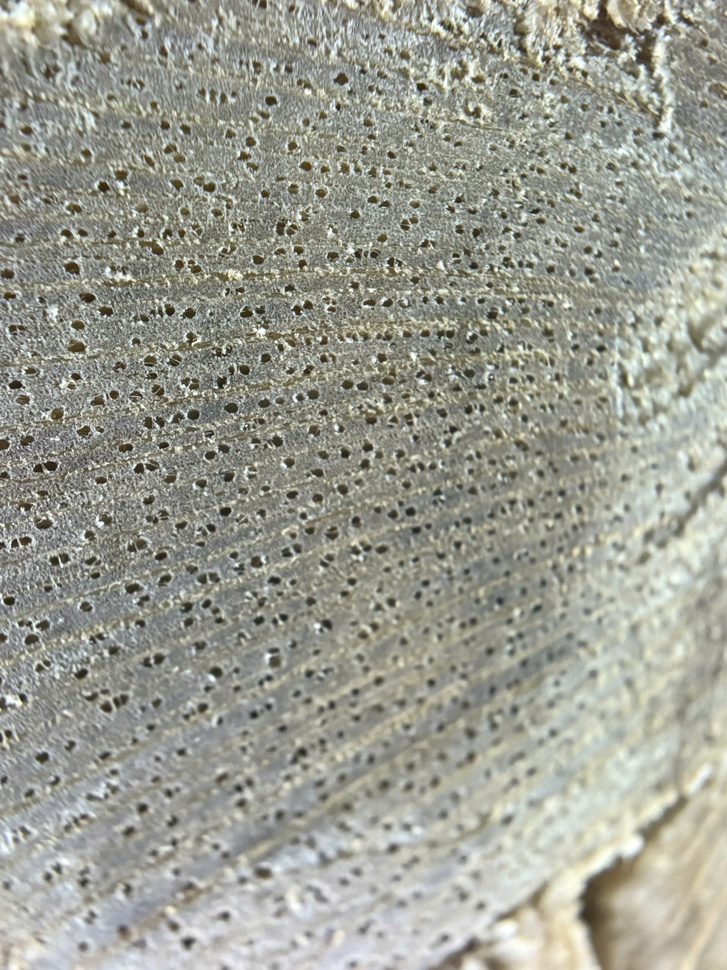
#> input picture Go_that/Gioi/z6972601689559_91deaf56d18dea79d4ba003345b29227.jpg, 727 x 970 px, shrunk from 1920 x 2560 before the run; its folder holds only this picture in this run
$ python test1.py   (older library calls are emulated)
#> lines starting #> are read from the running program, lines starting #| are printed output that depends on the picture
#> in imread_unicode, returned value is the input picture: shape (970, 727, 3); mean B, G, R 146.2, 157, 155.7
# Duyệt toàn bộ ảnh trong thư mục.
# Tính độ nét (blur score) với 1 ngưỡng duy nhất (THRESHOLD, mặc định 32).
# Chuyển ảnh rõ (score ≥ THRESHOLD) sang thư mục mới data_netro/<tên class> (copy ảnh).
# In danh sách ảnh mờ ra file blurry_images.txt

import os
import cv2
import shutil
import numpy as np
from tqdm import tqdm

CLASS_FOLDER = r"C:\WoodAI\data\data_train\Gioi"
TARGET_ROOT = r"C:\WoodAI\data\data_blur"
THRESHOLD = 7
CROP_SIZE = 300

def get_blur_score(image, crop_size=CROP_SIZE):
#> called with crop_size = 300
    h, w = image.shape[:2]
#> h = 970; w = 727
    if h < crop_size or w < crop_size:
        return 0.0
    x = (w - crop_size) // 2
#> x = 213
    y = (h - crop_size) // 2
#> y = 335
    crop = image[y:y+crop_size, x:x+crop_size]
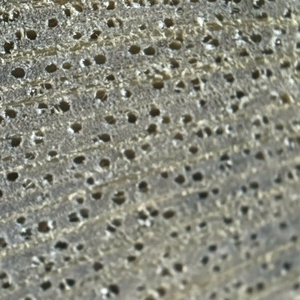
#> crop: shape (300, 300, 3); mean B, G, R 124.6, 137, 136.5
    gray = cv2.cvtColor(crop, cv2.COLOR_BGR2GRAY)
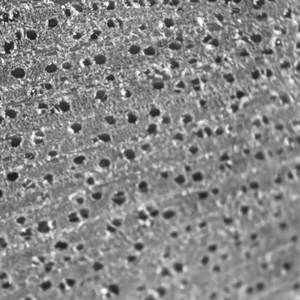
#> gray: shape (300, 300); min 18, max 254, mean 135.5
    return cv2.Laplacian(gray, cv2.CV_64F).var()

def imread_unicode(path):
    try:
        with open(path, "rb") as f:
            bytes_array = np.asarray(bytearray(f.read()), dtype=np.uint8)
            return cv2.imdecode(bytes_array, cv2.IMREAD_COLOR)
    except:
        return None

def check_and_copy_clear_images(folder_path, threshold=THRESHOLD):
    mo_anh = []
    net_anh = []

    class_name = os.path.basename(folder_path)

    # folder chứa ảnh nét
    target_clear = os.path.join(TARGET_ROOT, class_name, "clear")
    os.makedirs(target_clear, exist_ok=True)

    # folder chứa ảnh mờ
    target_blur = os.path.join(TARGET_ROOT, class_name, "blur")
    os.makedirs(target_blur, exist_ok=True)

    print(f"\nĐang kiểm tra ảnh trong: {folder_path}")
    for filename in tqdm(os.listdir(folder_path), desc="Kiểm tra", leave=False):
        if not filename.lower().endswith((".jpg", ".jpeg", ".png")):
            continue

        path = os.path.join(folder_path, filename)
        if not os.path.isfile(path):
            continue

        image = imread_unicode(path)
        if image is None:
            print(f"Không đọc được ảnh: {filename}")
            continue

        score = get_blur_score(image)
#> score = 1367.4

        try:
            if score >= threshold:
                shutil.copy2(path, os.path.join(target_clear, filename))
                net_anh.append((filename, score))
            else:
                shutil.copy2(path, os.path.join(target_blur, filename))
                mo_anh.append((filename, score))
        except Exception as e:
            print(f"Lỗi copy {filename}: {e}")

    print(f"\nẢnh rõ (≥ {threshold}): {len(net_anh)} copy vào {target_clear}")
#| Ảnh rõ (≥ 7): 1 copy vào C:\WoodAI\data\data_blur/C:\WoodAI\data\data_train\Gioi/clear
    print(f"Ảnh mờ (< {threshold}): {len(mo_anh)} copy vào {target_blur}")

    with open("blurry_images.txt", "a", encoding="utf-8") as f:
        f.write(f"\nClass: {class_name}")
        f.write(f"\nẢnh mờ (score < {threshold}): {len(mo_anh)} ảnh\n")
        for filename, score in sorted(mo_anh, key=lambda x: x[1]):
            f.write(f"{filename}\t{score:.2f}\n")

if __name__ == "__main__":
    if not os.path.exists(CLASS_FOLDER):
        print(f"Không tồn tại folder: {CLASS_FOLDER}")
    else:
        check_and_copy_clear_images(CLASS_FOLDER)

$ run again, on Go_that/Gioi/z6972601745212_47aa2ea16196cdaaa7e40e1f6b53b354.jpg
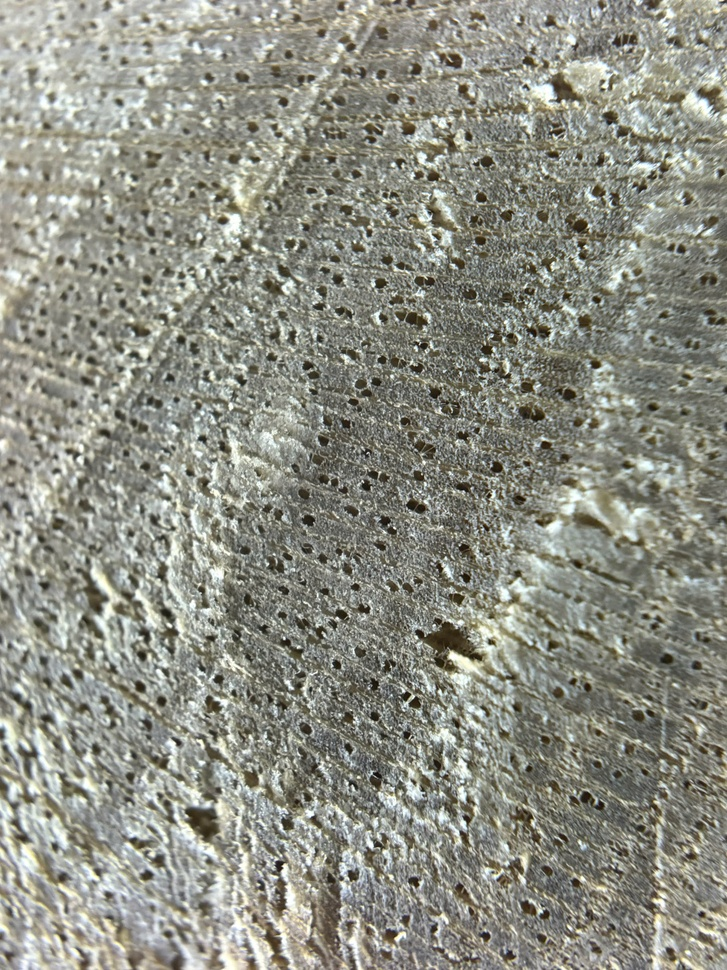
#> input picture Go_that/Gioi/z6972601745212_47aa2ea16196cdaaa7e40e1f6b53b354.jpg, 727 x 970 px, shrunk from 1920 x 2560 before the run
#> in imread_unicode, returned value is the input picture: shape (970, 727, 3); mean B, G, R 132, 143.1, 142.1
#> in get_blur_score, `crop = image[y:y+crop_size, x:x+crop_size]`:
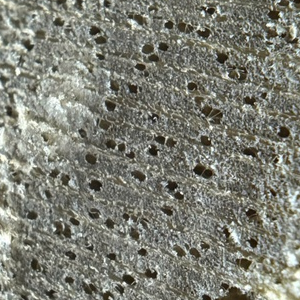
#> crop: shape (300, 300, 3); mean B, G, R 116.2, 126.6, 125.4
#> in get_blur_score, `gray = cv2.cvtColor(crop, cv2.COLOR_BGR2GRAY)`:
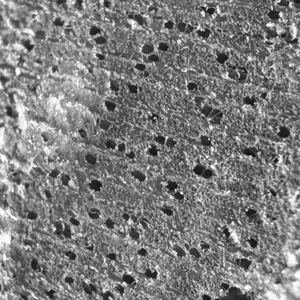
#> gray: shape (300, 300); min 5, max 255, mean 125.1
#> score = 4402.2
#| Ảnh rõ (≥ 7): 1 copy vào C:\WoodAI\data\data_blur/C:\WoodAI\data\data_train\Gioi/clear

$ run again, on Go_that/Gioi/z6972601759077_d9bf8ff2a266920957b92408175f5654.jpg
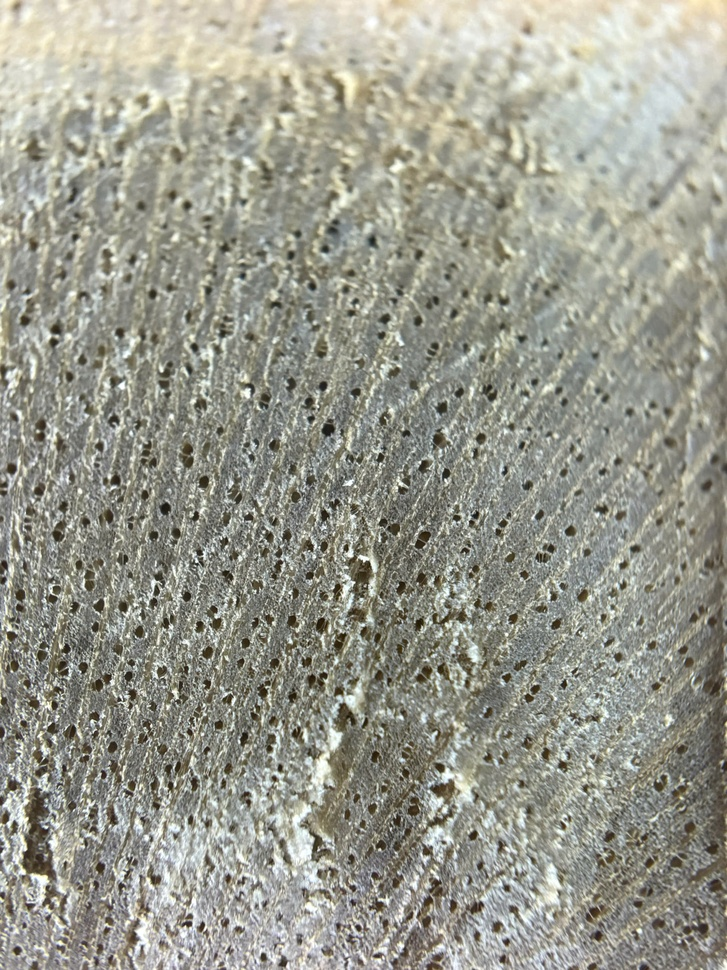
#> input picture Go_that/Gioi/z6972601759077_d9bf8ff2a266920957b92408175f5654.jpg, 727 x 970 px, shrunk from 1920 x 2560 before the run
#> in imread_unicode, returned value is the input picture: shape (970, 727, 3); mean B, G, R 142, 153.9, 153.6
#> in get_blur_score, `crop = image[y:y+crop_size, x:x+crop_size]`:
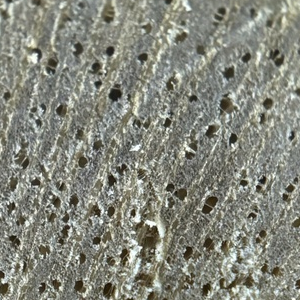
#> crop: shape (300, 300, 3); mean B, G, R 123.8, 134.6, 132.8
#> in get_blur_score, `gray = cv2.cvtColor(crop, cv2.COLOR_BGR2GRAY)`:
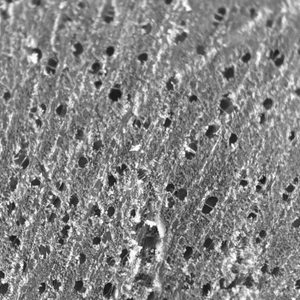
#> gray: shape (300, 300); min 15, max 254, mean 132.8
#> score = 3796.5
#| Ảnh rõ (≥ 7): 1 copy vào C:\WoodAI\data\data_blur/C:\WoodAI\data\data_train\Gioi/clear

$ run again, on Go_that/Gioi/z6972601769472_6fb694ce24d04f02c9253a2beebb5a21.jpg
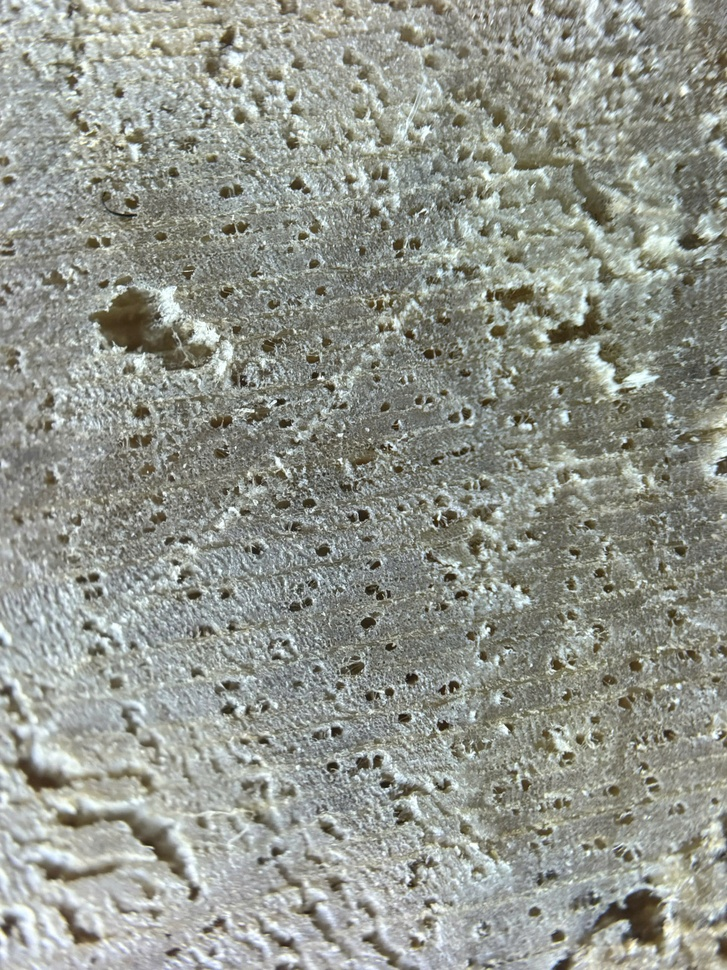
#> input picture Go_that/Gioi/z6972601769472_6fb694ce24d04f02c9253a2beebb5a21.jpg, 727 x 970 px, shrunk from 1920 x 2560 before the run
#> in imread_unicode, returned value is the input picture: shape (970, 727, 3); mean B, G, R 141.4, 150.1, 146.9
#> in get_blur_score, `crop = image[y:y+crop_size, x:x+crop_size]`:
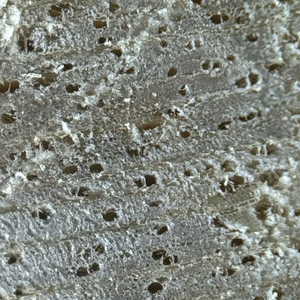
#> crop: shape (300, 300, 3); mean B, G, R 125.1, 132.8, 129
#> score = 3932.9
#| Ảnh rõ (≥ 7): 1 copy vào C:\WoodAI\data\data_blur/C:\WoodAI\data\data_train\Gioi/clear

$ run again, on Go_that/Gioi/z6972601717914_467250dcf4c0905d82caa47285ef42d0.jpg
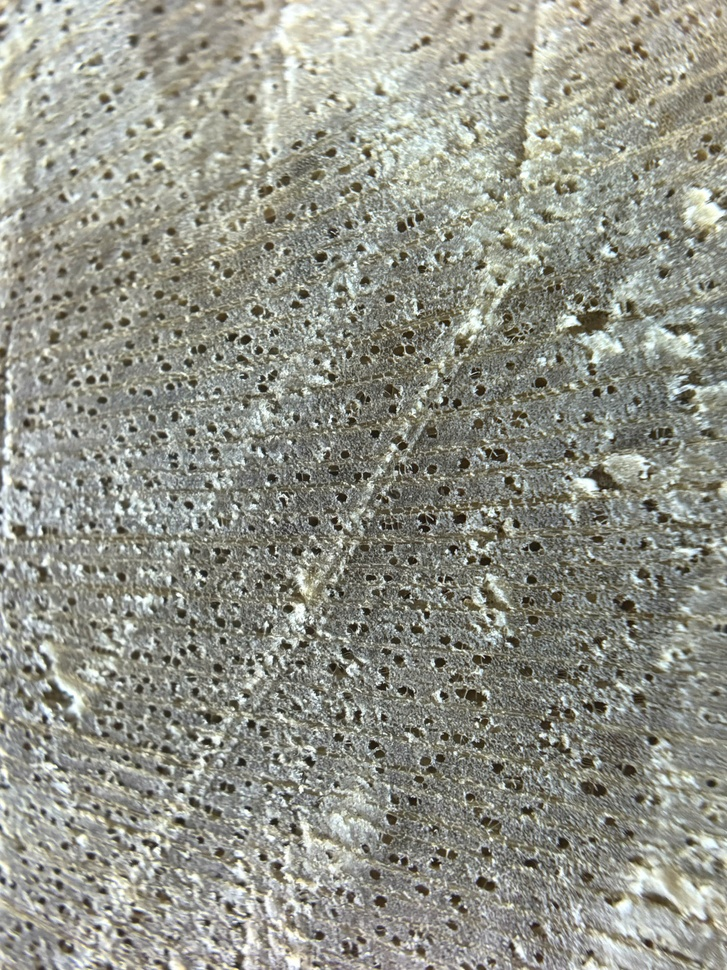
#> input picture Go_that/Gioi/z6972601717914_467250dcf4c0905d82caa47285ef42d0.jpg, 727 x 970 px, shrunk from 1920 x 2560 before the run
#> in imread_unicode, returned value is the input picture: shape (970, 727, 3); mean B, G, R 137.1, 147.7, 146.6
#> in get_blur_score, `crop = image[y:y+crop_size, x:x+crop_size]`:
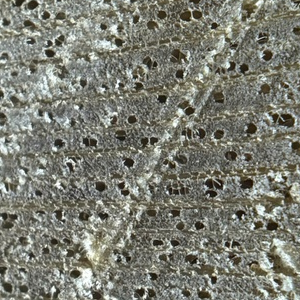
#> crop: shape (300, 300, 3); mean B, G, R 114.4, 124.9, 123.7
#> in get_blur_score, `gray = cv2.cvtColor(crop, cv2.COLOR_BGR2GRAY)`:
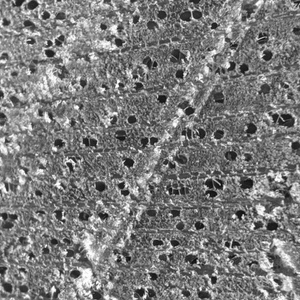
#> gray: shape (300, 300); min 9, max 255, mean 123.3
#> score = 5461.3
#| Ảnh rõ (≥ 7): 1 copy vào C:\WoodAI\data\data_blur/C:\WoodAI\data\data_train\Gioi/clear
